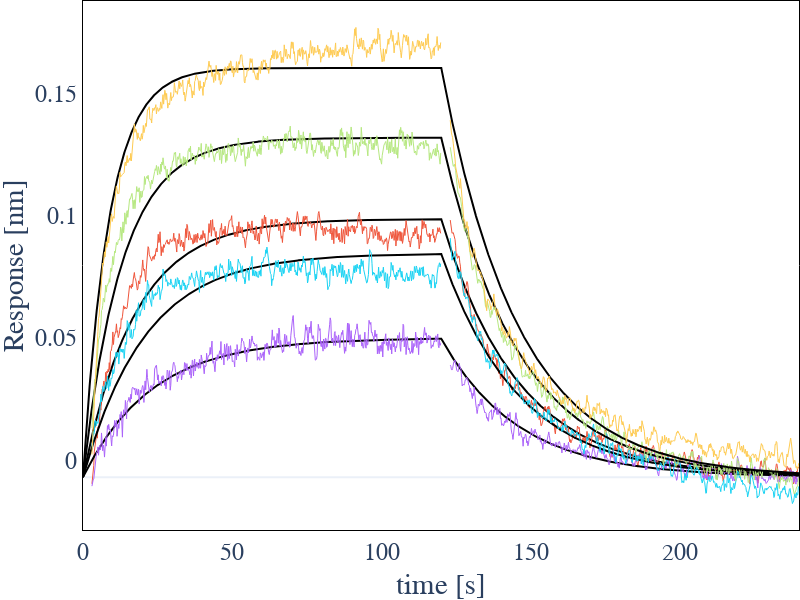

Source (notebook cell):
### Code cell
import plotly.graph_objects as go

fig = go.Figure()

for ds in exp.datasets:
    if ds.use_for_fit == False: continue
    x = np.array([])
    y = np.array([])
    y_fit = np.array([])
    
    for step in ds.steps:
        # if step.concentration>0: color = 'orangered'
        # elif step.concentration==0: color = 'cornflowerBlue'
        # else: color = 'lightgrey'
        mask = (ds.t>=step.start) & (ds.t<step.stop)

        if f"offset_ds{ds.index}_step{step.index}" in exp.params:
                offset = exp.params[f'offset_ds{ds.index}_step{step.index}'].value
        else: 
            offset = 0
        
        x_step = ds.t[mask]
        y_step = ds.response[mask] - offset
        y_fit_step = ds.fit_response[mask] - offset

        x = np.concatenate([x, x_step])
        y = np.concatenate([y, y_step])
        y_fit = np.concatenate([y_fit, y_fit_step])

    
    x = x - x[0]
    fig.add_scatter(x = x, 
                    y = y_fit,
                    marker=dict(size=0, 
                            color='black',
                            line=dict(width=1, color='black')),
                    line=dict(
                         width=2, 
                         color='black'
                         ),
                    name=ds.steps[0].concentration,)

        

    fig.add_scatter(x = x,
                    y = y,
                    marker=dict(
                            size=0, 
                            #color=color, 
                            line=dict(
                                    width=0.1, 
                                    #color=color
                                    )),
                    line=dict(
                            width=1, 
                            #color=color
                            ),
                    name=f"{ds.index}_{ds.steps[0].concentration}",
                    )



fig.update_layout(
            height=600,
            width = 800,
            font_family="Arial",
            font_size = 24,
            showlegend=False,
            margin=dict(l=0,r=0,b=0,t=0,pad=0), 
            template='plotly_white',
            paper_bgcolor="rgb(255, 255, 255)",  
            plot_bgcolor="rgb(255, 255, 255)") 

fig.update_xaxes(
    ticklabelposition="inside top", 
    title='time [s]',
    showline=True, 
    linewidth=1, 
    linecolor='black', 
    showgrid=False,
    mirror=True)

fig.update_yaxes(
    ticklabelposition="outside top", 
    title='Response [nm]',
    showline=True, 
    linewidth=1, 
    linecolor='black', 
    showgrid=False,
    mirror=True)



fig.show()

### Figure 1 — Plotly figure (JSON) as saved in the notebook; plotly's stock layout.template omitted (floating-point values rounded to 4 significant figures; data arrays with more than 128 entries replaced by an {"elided": "..."} marker saying what was removed)
{"data": [{"line": {"color": "black", "width": 2}, "marker": {"color": "black", "line": {"color": "black", "width": 1}, "size": 0}, "name": "4e-06", "type": "scatter", "x": {"elided": "1200 float values"}, "y": {"elided": "1200 float values"}}, {"line": {"width": 1}, "marker": {"line": {"width": 0.1}, "size": 0}, "name": "7_4e-06", "type": "scatter", "x": {"elided": "1200 float values"}, "y": {"elided": "1200 float values"}}, {"line": {"color": "black", "width": 2}, "marker": {"color": "black", "line": {"color": "black", "width": 1}, "size": 0}, "name": "1e-06", "type": "scatter", "x": {"elided": "1200 float values"}, "y": {"elided": "1200 float values"}}, {"line": {"width": 1}, "marker": {"line": {"width": 0.1}, "size": 0}, "name": "10_1e-06", "type": "scatter", "x": {"elided": "1200 float values"}, "y": {"elided": "1200 float values"}}, {"line": {"color": "black", "width": 2}, "marker": {"color": "black", "line": {"color": "black", "width": 1}, "size": 0}, "name": "2e-06", "type": "scatter", "x": {"elided": "1200 float values"}, "y": {"elided": "1200 float values"}}, {"line": {"width": 1}, "marker": {"line": {"width": 0.1}, "size": 0}, "name": "11_2e-06", "type": "scatter", "x": {"elided": "1200 float values"}, "y": {"elided": "1200 float values"}}, {"line": {"color": "black", "width": 2}, "marker": {"color": "black", "line": {"color": "black", "width": 1}, "size": 0}, "name": "8e-06", "type": "scatter", "x": {"elided": "1200 float values"}, "y": {"elided": "1200 float values"}}, {"line": {"width": 1}, "marker": {"line": {"width": 0.1}, "size": 0}, "name": "13_8e-06", "type": "scatter", "x": {"elided": "1200 float values"}, "y": {"elided": "1200 float values"}}, {"line": {"color": "black", "width": 2}, "marker": {"color": "black", "line": {"color": "black", "width": 1}, "size": 0}, "name": "1.6e-05", "type": "scatter", "x": {"elided": "1200 float values"}, "y": {"elided": "1200 float values"}}, {"line": {"width": 1}, "marker": {"line": {"width": 0.1}, "size": 0}, "name": "16_1.6e-05", "type": "scatter", "x": {"elided": "1200 float values"}, "y": {"elided": "1200 float values"}}], "layout": {"font": {"family": "Arial", "size": 24}, "height": 600, "margin": {"b": 0, "l": 0, "pad": 0, "r": 0, "t": 0}, "paper_bgcolor": "rgb(255, 255, 255)", "plot_bgcolor": "rgb(255, 255, 255)", "showlegend": false, "width": 800, "xaxis": {"linecolor": "black", "linewidth": 1, "mirror": true, "showgrid": false, "showline": true, "ticklabelposition": "inside top", "title": {"text": "time [s]"}}, "yaxis": {"linecolor": "black", "linewidth": 1, "mirror": true, "showgrid": false, "showline": true, "ticklabelposition": "outside top", "title": {"text": "Response [nm]"}}}}
